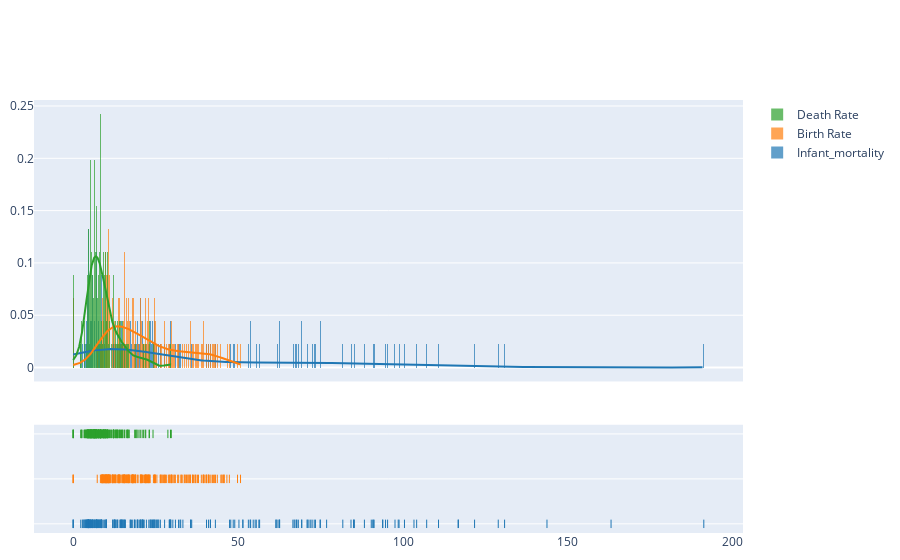

Notebook code for this chart:
### Markdown cell above
##### INFANT MORTALITY, BIRTH RATE, DEATH RATE

### Code cell
# Group data together
hist_data = [cont['Infant_mortality'], cnt['Birthrate'], cnt['Deathrate']]

group_labels = ['Infant_mortality', 'Birth Rate', 'Death Rate']

# Create distplot with custom bin_size
fig = ff.create_distplot(hist_data, group_labels, bin_size=.2)
fig.update_layout(
    margin=dict(l=10, b=10))
fig.show()

### Figure 1 — Plotly figure (JSON) as saved in the notebook; plotly's stock layout.template omitted (floating-point values rounded to 4 significant figures; data arrays with more than 128 entries replaced by an {"elided": "..."} marker saying what was removed)
{"data": [{"autobinx": false, "histnorm": "probability density", "legendgroup": "Infant_mortality", "marker": {"color": "rgb(31, 119, 180)"}, "name": "Infant_mortality", "opacity": 0.7, "type": "histogram", "x": {"elided": "227 float values"}, "xaxis": "x", "xbins": {"end": 191.2, "size": 0.2, "start": 0.0}, "yaxis": "y"}, {"autobinx": false, "histnorm": "probability density", "legendgroup": "Birth Rate", "marker": {"color": "rgb(255, 127, 14)"}, "name": "Birth Rate", "opacity": 0.7, "type": "histogram", "x": {"elided": "227 float values"}, "xaxis": "x", "xbins": {"end": 50.73, "size": 0.2, "start": 0.0}, "yaxis": "y"}, {"autobinx": false, "histnorm": "probability density", "legendgroup": "Death Rate", "marker": {"color": "rgb(44, 160, 44)"}, "name": "Death Rate", "opacity": 0.7, "type": "histogram", "x": {"elided": "227 float values"}, "xaxis": "x", "xbins": {"end": 29.74, "size": 0.2, "start": 0.0}, "yaxis": "y"}, {"legendgroup": "Infant_mortality", "marker": {"color": "rgb(31, 119, 180)"}, "mode": "lines", "name": "Infant_mortality", "showlegend": false, "type": "scatter", "x": {"elided": "500 float values"}, "xaxis": "x", "y": {"elided": "500 float values"}, "yaxis": "y"}, {"legendgroup": "Birth Rate", "marker": {"color": "rgb(255, 127, 14)"}, "mode": "lines", "name": "Birth Rate", "showlegend": false, "type": "scatter", "x": {"elided": "500 float values"}, "xaxis": "x", "y": {"elided": "500 float values"}, "yaxis": "y"}, {"legendgroup": "Death Rate", "marker": {"color": "rgb(44, 160, 44)"}, "mode": "lines", "name": "Death Rate", "showlegend": false, "type": "scatter", "x": {"elided": "500 float values"}, "xaxis": "x", "y": {"elided": "500 float values"}, "yaxis": "y"}, {"legendgroup": "Infant_mortality", "marker": {"color": "rgb(31, 119, 180)", "symbol": "line-ns-open"}, "mode": "markers", "name": "Infant_mortality", "showlegend": false, "type": "scatter", "x": {"elided": "227 float values"}, "xaxis": "x", "y": {"elided": "227 str values"}, "yaxis": "y2"}, {"legendgroup": "Birth Rate", "marker": {"color": "rgb(255, 127, 14)", "symbol": "line-ns-open"}, "mode": "markers", "name": "Birth Rate", "showlegend": false, "type": "scatter", "x": {"elided": "227 float values"}, "xaxis": "x", "y": {"elided": "227 str values"}, "yaxis": "y2"}, {"legendgroup": "Death Rate", "marker": {"color": "rgb(44, 160, 44)", "symbol": "line-ns-open"}, "mode": "markers", "name": "Death Rate", "showlegend": false, "type": "scatter", "x": {"elided": "227 float values"}, "xaxis": "x", "y": {"elided": "227 str values"}, "yaxis": "y2"}], "layout": {"barmode": "overlay", "hovermode": "closest", "legend": {"traceorder": "reversed"}, "margin": {"b": 10, "l": 10}, "xaxis": {"anchor": "y2", "domain": [0.0, 1.0], "zeroline": false}, "yaxis": {"anchor": "free", "domain": [0.35, 1], "position": 0.0}, "yaxis2": {"anchor": "x", "domain": [0, 0.25], "dtick": 1, "showticklabels": false}}}
